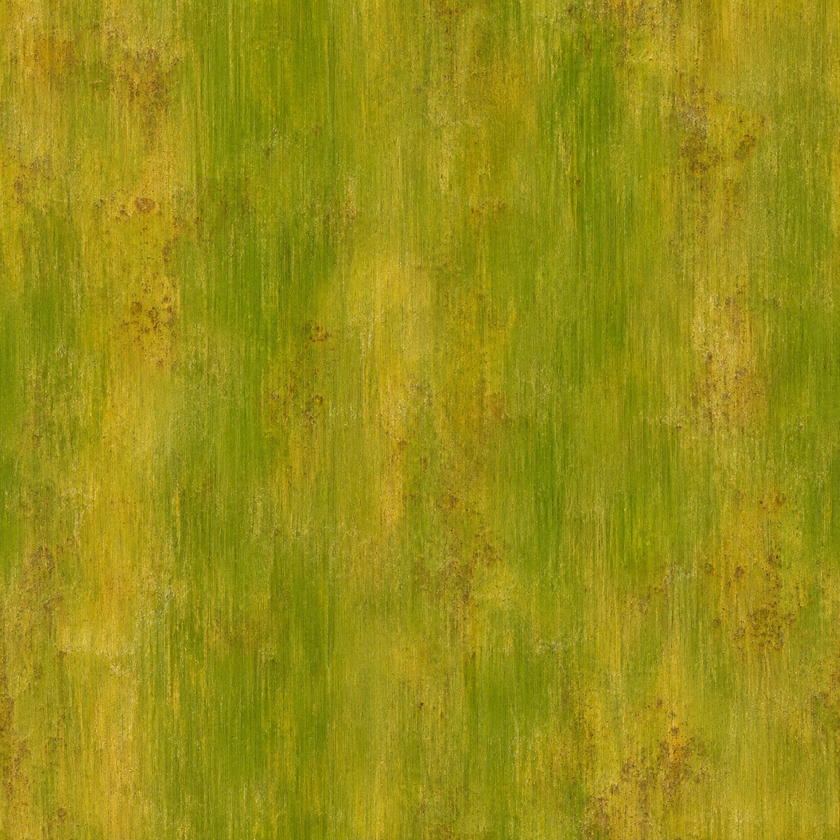
#> input picture wflevels/bamboo_tipper_pond/bamboo-source.png, 840 x 840 px, shrunk from 1254 x 1254 before the run
$ python denoise.py ../../../../wflevels/bamboo_tipper_pond/bamboo-source.png ../../../../wflevels/bamboo_tipper_pond/garden-source.png
#> lines starting #> are read from the running program, lines starting #| are printed output that depends on the picture
"""Denoise a plain Cycles render.

  WF_CONTAINER_IMAGE=blender scripts/in-linux-container.sh python3 -I denoise.py in.png out.png

Ubuntu's Blender is built without OpenImageDenoise, so Cycles cannot denoise itself.
The `wf-blender` container therefore carries Intel's standalone `oidnDenoise`; this
script converts the PNG to PPM, runs it (LDR mode, colour only: no albedo or normal
passes), and converts back. Without `oidnDenoise` on PATH it falls back to an
edge-preserving 7x7 bilateral filter (spatial sigma 2 px, range sigma 0.07), which
smooths grain less well but keeps numerals, frames and silhouettes.
"""
import os
import shutil
import subprocess
import sys
import tempfile

import numpy as np
from PIL import Image


def bilateral(img):
    H, W, _ = img.shape
#> H = 840; W = 840
    R, SS, SR = 3, 2.0, 0.07
    pad = np.pad(img, ((R, R), (R, R), (0, 0)), mode="edge")
    acc = np.zeros_like(img)
    wsum = np.zeros((H, W, 1), dtype=np.float32)
    for dy in range(-R, R + 1):
        for dx in range(-R, R + 1):
            nb = pad[R + dy:R + dy + H, R + dx:R + dx + W]
            w = np.exp(-(dx * dx + dy * dy) / (2 * SS * SS)) * np.exp(-((nb - img) ** 2).sum(axis=2, keepdims=True) / (2 * SR * SR))
            acc += nb * w
            wsum += w
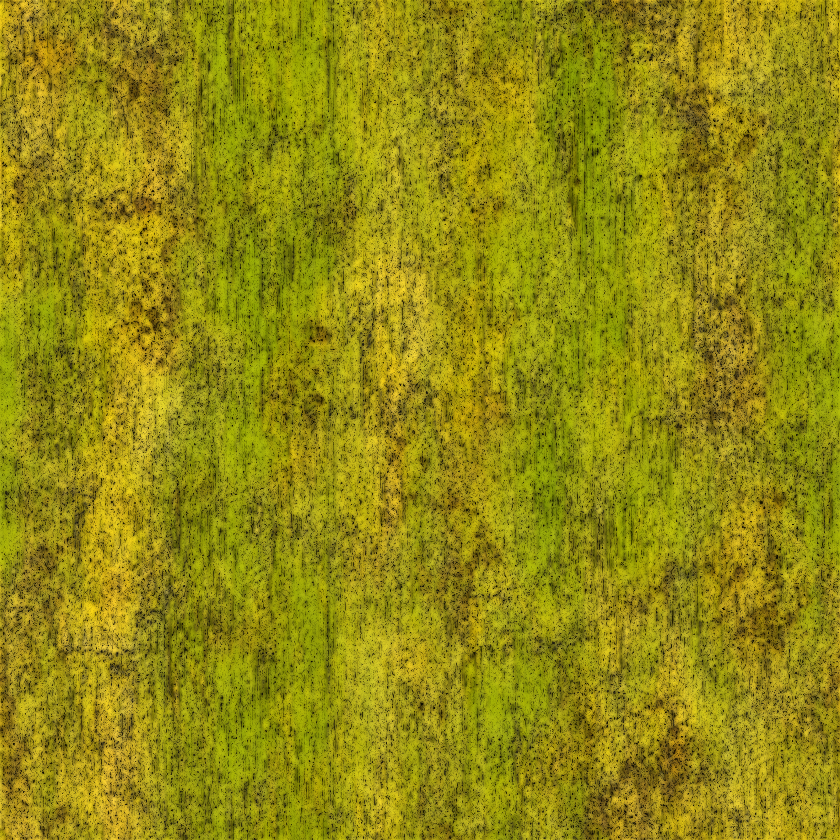
#> acc: shape (840, 840, 3) float32; mean R, G, B 8.5, 8.01, 1.14; drawn with min black and max white
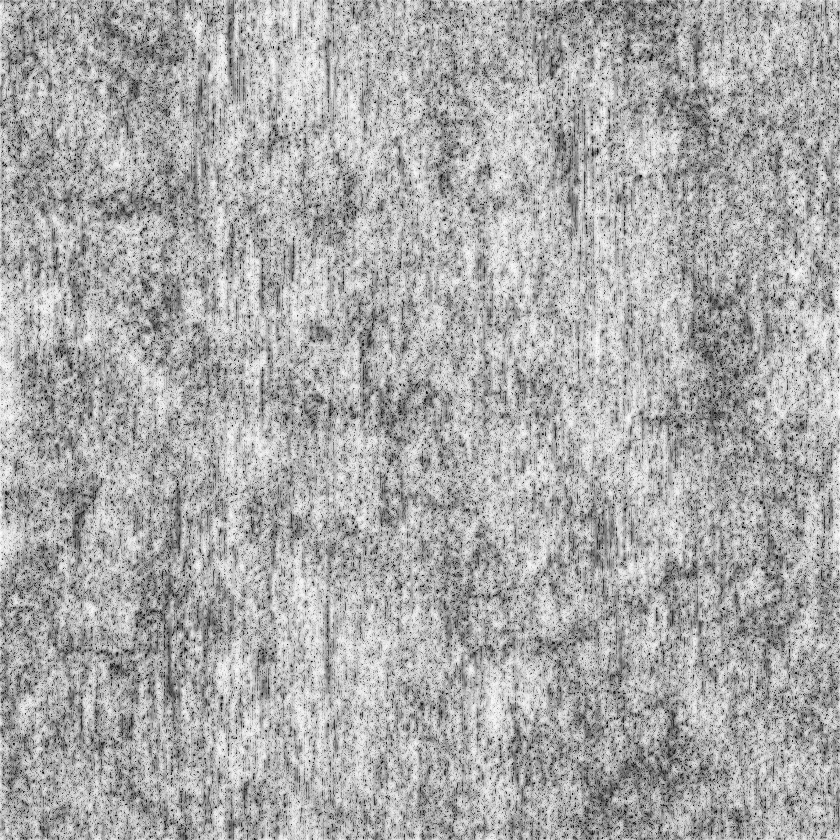
#> wsum: shape (840, 840, 1) float32; min 1, max 20.95, mean 14.3; drawn with min black and max white
    return acc / wsum


def write_pfm(path, arr):
    H, W, _ = arr.shape
    with open(path, "wb") as f:
        f.write(f"PF\n{W} {H}\n-1.0\n".encode())
        f.write(np.ascontiguousarray(arr[::-1], dtype="<f4").tobytes())     # rows run bottom to top


def read_pfm(path):
    with open(path, "rb") as f:
        assert f.readline().strip() == b"PF"
        W, H = map(int, f.readline().split())
        scale = float(f.readline())
        data = np.frombuffer(f.read(), dtype="<f4" if scale < 0 else ">f4")
    return data.reshape(H, W, 3)[::-1].astype(np.float32)


def main(src, dst):
    exe = shutil.which("oidnDenoise")
    if exe:
        img = np.asarray(Image.open(src).convert("RGB"), dtype=np.float32) / 255.0
        with tempfile.TemporaryDirectory() as td:
            a, b = os.path.join(td, "in.pfm"), os.path.join(td, "out.pfm")
            write_pfm(a, img)
            subprocess.run([exe, "--ldr", a, "--srgb", "-o", b], check=True)
            out = read_pfm(b)
        Image.fromarray((np.clip(out, 0, 1) * 255 + 0.5).astype(np.uint8)).save(dst, optimize=True)
        print("wrote", dst, "(oidnDenoise)")
        return
    img = np.asarray(Image.open(src).convert("RGB"), dtype=np.float32) / 255.0
    out = bilateral(img)
    Image.fromarray((np.clip(out, 0, 1) * 255 + 0.5).astype(np.uint8)).save(dst, optimize=True)
    print("wrote", dst, "(bilateral fallback)")


if __name__ == "__main__":
    main(sys.argv[1], sys.argv[2])

$ run again, on wflevels/bamboo_tipper_pond/moss-source.png
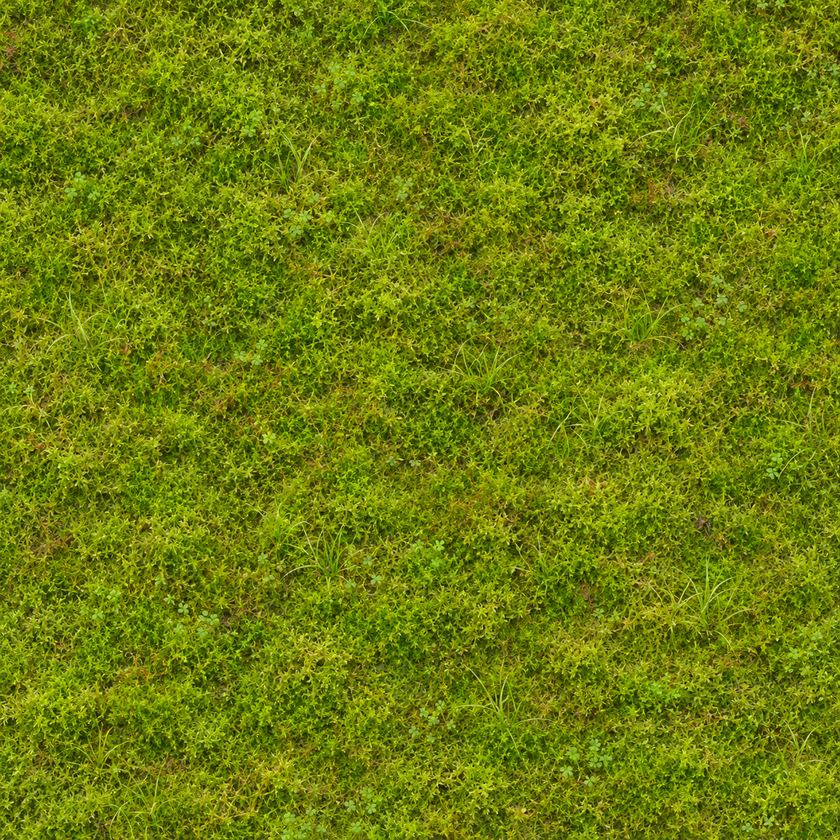
#> input picture wflevels/bamboo_tipper_pond/moss-source.png, 840 x 840 px, shrunk from 1254 x 1254 before the run
#> after the loop in bilateral, `for dy in range(-R, R + 1):`:
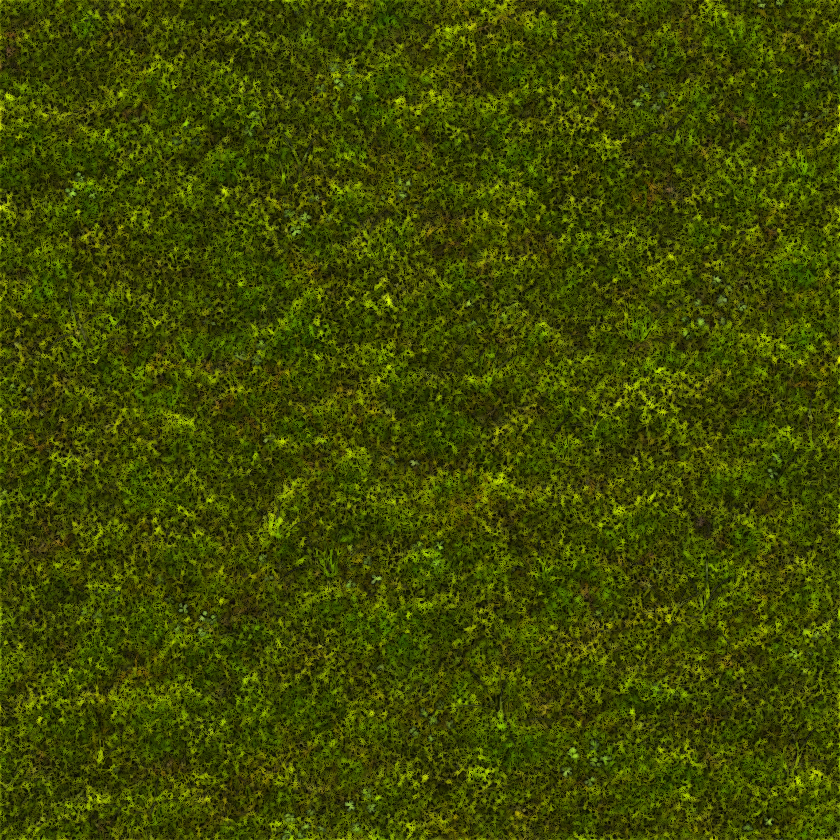
#> acc: shape (840, 840, 3) float32; mean R, G, B 2.85, 3.29, 0.202; drawn with min black and max white
#> after the loop in bilateral, `for dy in range(-R, R + 1):`:
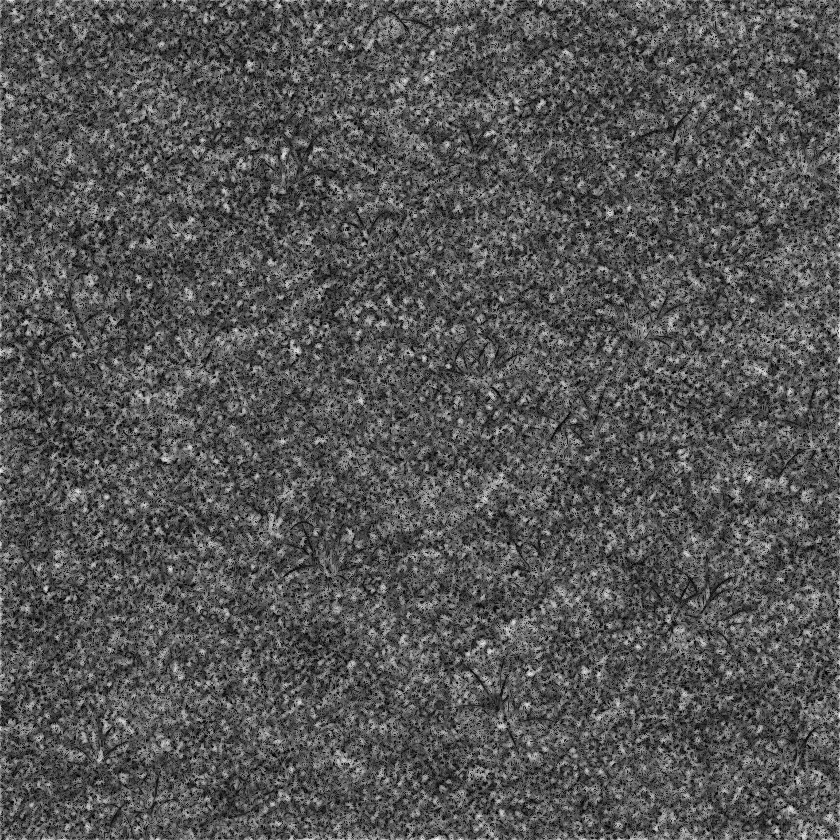
#> wsum: shape (840, 840, 1) float32; min 1, max 18.5, mean 6.83; drawn with min black and max white
